Frame 1 (no input): blank canvas, image omitted
Frame 60 (no input): blank canvas, image omitted
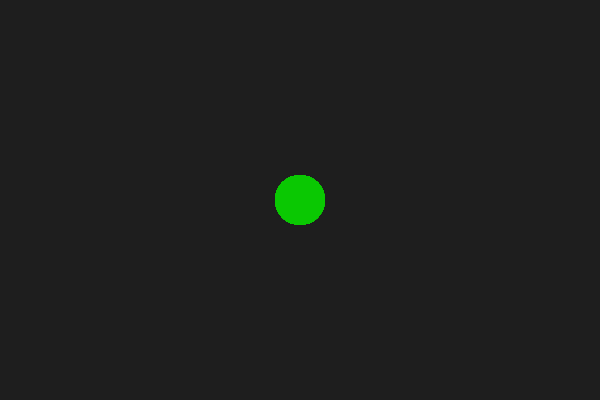
Frame 120 (the mouse pressed at the canvas centre since frame 60)

The p5.js sketch whose frames 1 and 60 were blank and that drew this single picture after the mouse press (run headless with seeded random() and noise() and a simulated clock; from frame 60 on, the mouse is pressed at the canvas centre):

// p5.js sketch
// ── sketch.js
var newWidth = 50;
var newHeight = 50;
function setup(){
    createCanvas(600,400);
    background(30);
}

function draw(){
    // background(75);
    if(mouseIsPressed){
         noStroke();
    fill(10,200,2);
    ellipse(mouseX,mouseY,newWidth,newHeight);
    }
   
}
